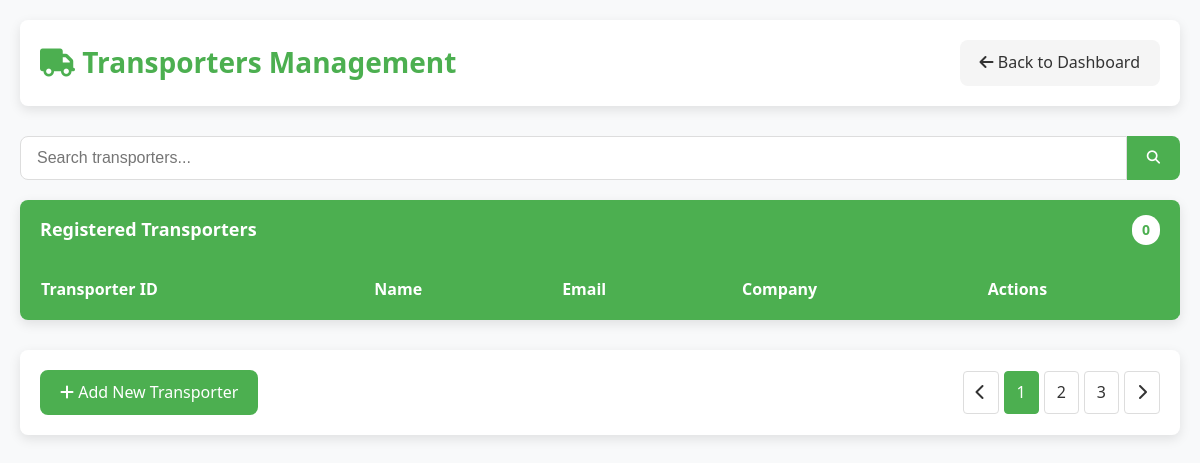
Page /manage-transporters.php on the earlier database version.
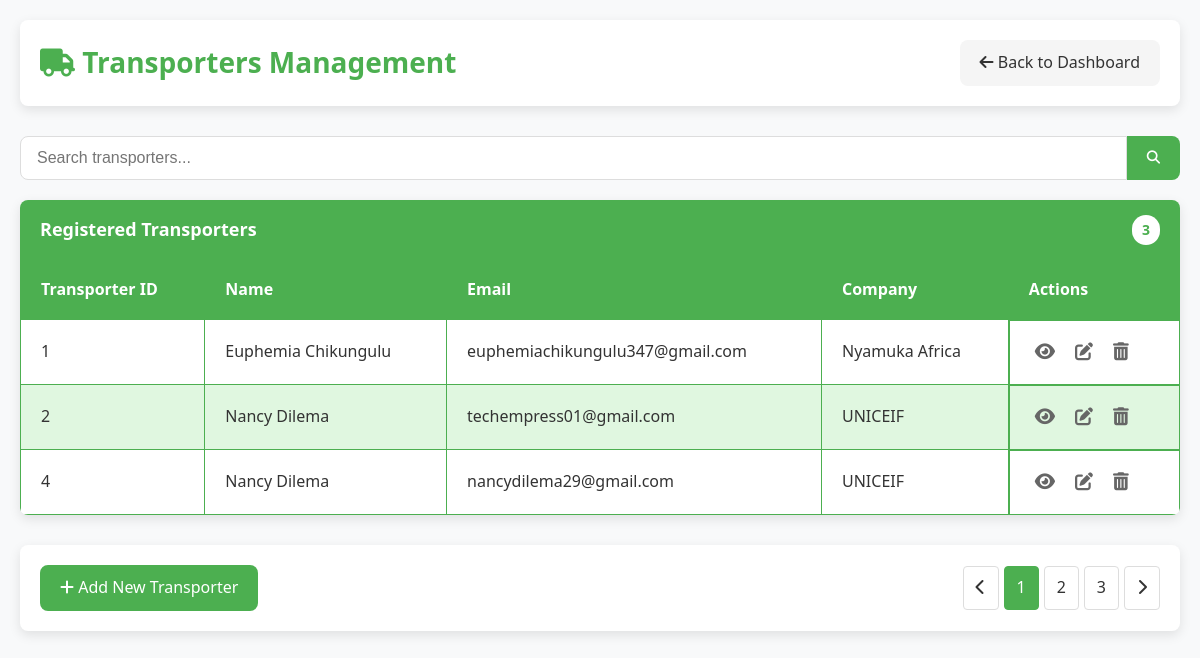
Same page on the later database version.
### tables this page shows
CREATE TABLE `transporters` (
  `transporter_id` int(11) NOT NULL,
  `transporter_name` varchar(255) NOT NULL,
  `email` varchar(255) NOT NULL,
  `password` varchar(255) NOT NULL,
  `phone_number` varchar(20) DEFAULT NULL,
  `company` varchar(255) DEFAULT NULL,
  `truck_number` varchar(50) DEFAULT NULL
);

### manage-transporters.php (the view, shortened to what this page needs)
<?php
require_once 'db.php';
$query = "SELECT transporter_id, transporter_name, email, company FROM transporters";
$result = $conn->query($query);
$transporters = [];
if ($result->num_rows > 0) {
    while ($row = $result->fetch_assoc()) {
        $transporters[] = $row;
    }
}
?>
<!DOCTYPE html>
<html lang="en">
<head>
    <link rel="stylesheet" href="https://cdnjs.cloudflare.com/ajax/libs/font-awesome/6.4.0/css/all.min.css">
</head>
<body>
    <div class="container">
        <div class="header">
            <h1><i class="fas fa-truck"></i> Transporters Management</h1>
            <a href="admin-dashboard.php" class="btn btn-secondary">
                <i class="fas fa-arrow-left"></i> Back to Dashboard
            </a>
        </div>
        <div class="search-container">
            <input type="text" class="search-input" placeholder="Search transporters..." id="searchInput">
            <button class="search-button"><i class="fas fa-search"></i></button>
        </div>
        <div class="card">
            <div class="card-header">
                <span>Registered Transporters</span>
                <span class="count"><?php echo count($transporters); ?></span>
            </div>
            <div class="table-responsive">
                <table id="transportersTable">
                    <thead>
                        <tr>
                            <th>Transporter ID</th>
                            <th>Name</th>
                            <th>Email</th>
                            <th>Company</th>
                            <th>Actions</th>
                        </tr>
                    </thead>
                    <tbody>
                        <?php foreach ($transporters as $transporter): ?>
                            <tr>
                                <td><?php echo htmlspecialchars($transporter['transporter_id']); ?></td>
                                <td><?php echo htmlspecialchars($transporter['transporter_name']); ?></td>
                                <td><?php echo htmlspecialchars($transporter['email']); ?></td>
                                <td><?php echo htmlspecialchars($transporter['company']); ?></td>
                                <td class="actions">
                                    <button class="icon-button" title="View Details">
                                        <i class="fas fa-eye"></i>
                                    </button>
                                    <button class="icon-button" title="Edit">
                                        <i class="fas fa-edit"></i>
                                    </button>
                                    <button class="icon-button" title="Delete">
                                        <i class="fas fa-trash-alt"></i>
                                    </button>
                                </td>
                            </tr>
                        <?php endforeach; ?>
                    </tbody>
                </table>
            </div>
        </div>
        <div class="footer">
            <div>
                <a href="#" class="btn">
                    <i class="fas fa-plus"></i> Add New Transporter
                </a>
            </div>
            <ul class="pagination">
                <li><a href="#"><i class="fas fa-chevron-left"></i></a></li>
                <li class="active"><a href="#">1</a></li>
                <li><a href="#">2</a></li>
                <li><a href="#">3</a></li>
                <li><a href="#"><i class="fas fa-chevron-right"></i></a></li>
            </ul>
        </div>
    </div>
</body>
</html>

### manage-transporters.php (style rules this page uses)
:root { --primary-color: #4CAF50; --primary-light: #e0f7e0; --primary-dark: #388E3C; --secondary-color: #f5f5f5; --text-color: #333; --text-light: #666; --white: #ffffff; --border-radius: 8px; --box-shadow: 0 4px 12px rgba(0, 0, 0, 0.1); --transition: all 0.3s ease; }
* { margin: 0; padding: 0; box-sizing: border-box; }
body { font-family: 'Segoe UI', Tahoma, Geneva, Verdana, sans-serif; background-color: #f8f9fa; color: var(--text-color); line-height: 1.6; padding: 0; margin: 0; }
.container { max-width: 1200px; margin: 0 auto; padding: 20px; }
.header { background-color: var(--white); padding: 20px; border-radius: var(--border-radius); box-shadow: var(--box-shadow); margin-bottom: 30px; display: flex; justify-content: space-between; align-items: center; }
.header h1 { color: var(--primary-color); font-size: 28px; font-weight: 600; }
.search-container { display: flex; margin-bottom: 20px; }
.search-input { flex: 1; padding: 12px 16px; border: 1px solid #ddd; border-radius: var(--border-radius) 0 0 var(--border-radius); font-size: 16px; outline: none; transition: var(--transition); }
.search-button { background-color: var(--primary-color); color: white; border: none; padding: 0 20px; border-radius: 0 var(--border-radius) var(--border-radius) 0; cursor: pointer; transition: var(--transition); }
.card { background-color: var(--white); border-radius: var(--border-radius); box-shadow: var(--box-shadow); overflow: hidden; margin-bottom: 30px; }
.card-header { background-color: var(--primary-color); color: white; padding: 15px 20px; font-size: 18px; font-weight: 600; display: flex; justify-content: space-between; align-items: center; }
.card-header .count { background-color: var(--white); color: var(--primary-color); padding: 4px 10px; border-radius: 20px; font-size: 14px; font-weight: bold; }
.table-responsive { overflow-x: auto; }
table { width: 100%; border-collapse: collapse; }
th, td { padding: 16px 20px; text-align: left; border: 1px solid var(--primary-color); }
th { background-color: var(--primary-color); color: white; font-weight: 600; }
tr:nth-child(even) { background-color: var(--primary-light); }
tr:nth-child(odd) { background-color: var(--white); }
.btn { display: inline-block; padding: 10px 20px; background-color: var(--primary-color); color: white; text-decoration: none; border-radius: var(--border-radius); font-weight: 500; transition: var(--transition); border: none; cursor: pointer; text-align: center; }
.btn-secondary { background-color: #f5f5f5; color: var(--text-color); }
.actions { display: flex; gap: 10px; }
.icon-button { background: none; border: none; color: var(--text-light); cursor: pointer; font-size: 18px; transition: var(--transition); padding: 5px; }
.footer { display: flex; justify-content: space-between; align-items: center; padding: 20px; background-color: var(--white); border-radius: var(--border-radius); box-shadow: var(--box-shadow); margin-top: 30px; }
.pagination { display: flex; list-style: none; gap: 5px; }
.pagination li a { display: inline-block; padding: 8px 12px; background-color: var(--white); border: 1px solid #ddd; color: var(--text-color); text-decoration: none; border-radius: 4px; transition: var(--transition); }
.pagination li.active a, .pagination li a:hover { background-color: var(--primary-color); color: white; border-color: var(--primary-color); }

Differences in the rows shown:
added transporters: transporter_id "1", transporter_name "Euphemia Chikungulu", email "euphemiachikungulu347@gmail.com", company "Nyamuka Africa"
added transporters: transporter_id "2", transporter_name "Nancy Dilema", email "techempress01@gmail.com", company "UNICEIF"
added transporters: transporter_id "4", transporter_name "Nancy Dilema", email "nancydilema29@gmail.com", company "UNICEIF"
Other differences:
count($transporters): "0" → "3"
